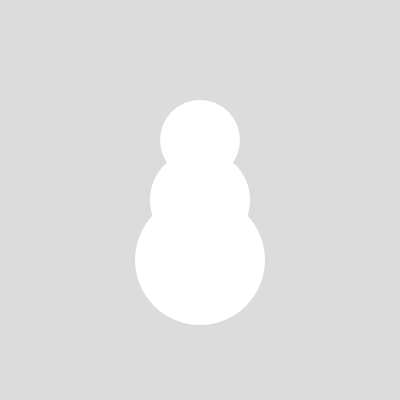
Frame 1 (no input)
Frame 60 (no input): identical to frame 1, image omitted
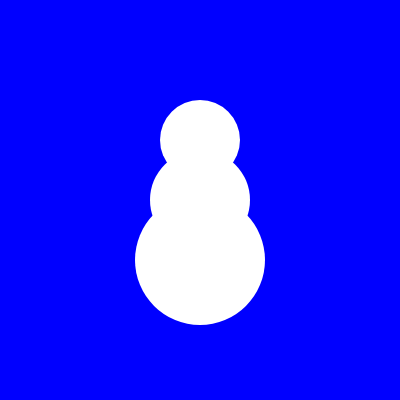
Frame 120 (the mouse pressed at the canvas centre since frame 60)

The p5.js sketch that drew these frames (run headless with seeded random() and noise() and a simulated clock; from frame 60 on, the mouse is pressed at the canvas centre):

// p5.js sketch
// ── sketch.js
function setup() {
  createCanvas(400, 400);
}

function draw() {
  background(220);
  noStroke();

  if(mouseIsPressed){
  background('blue');
  }

  ellipse(width/2,height/2-60,80,80);
  ellipse(width/2,height/2,100,100);
  ellipse(width/2,height/2+60,130,130);
}
